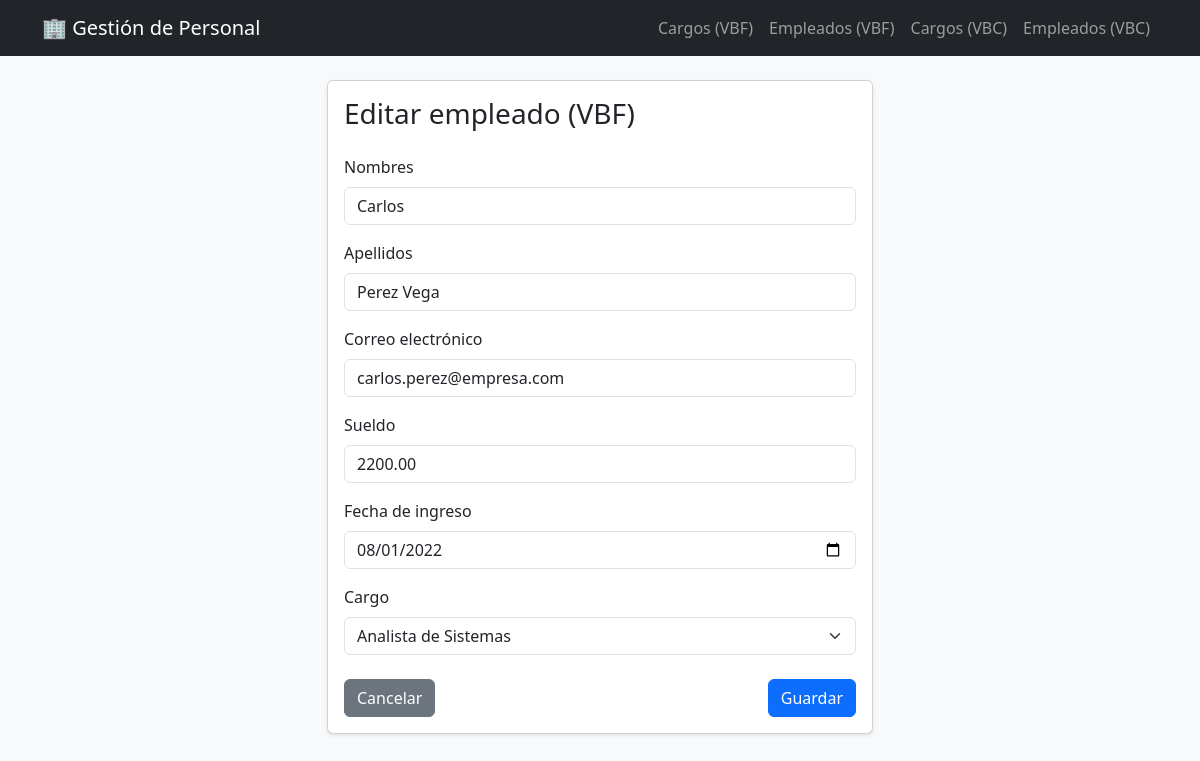
The app's page /fbv/empleados/editar/2/ with its own data.
### gestion/models.py (models this page shows, shortened)
class Empleado(models.Model):
    nombres = models.CharField(max_length=100)
    apellidos = models.CharField(max_length=100)
    correo = models.EmailField()
    sueldo = models.DecimalField(max_digits=10, decimal_places=2)
    fecha_ingreso = models.DateField()
    cargo = models.ForeignKey(
        Cargo,
        on_delete=models.PROTECT,   # No permite borrar un cargo que tenga empleados asociados.
        related_name='empleados'    # Permite navegar hacia atrás: cargo.empleados.all()
    )

### gestion/views.py (the view)
# urls.py: path('fbv/empleados/editar/<int:pk>/', views.empleado_editar_fbv, name='empleado_editar_fbv'),
def empleado_editar_fbv(request, pk):
    empleado = get_object_or_404(Empleado, pk=pk)
    if request.method == 'POST':
        form = EmpleadoForm(request.POST, instance=empleado)
        if form.is_valid():
            form.save()
            return redirect('gestion:empleado_lista_fbv')
    else:
        form = EmpleadoForm(instance=empleado)
    return render(request, 'gestion/empleado_form.html', {
        'form': form,
        'titulo': 'Editar empleado (VBF)',
        'url_volver': 'gestion:empleado_lista_fbv',
    })

### gestion/forms.py
class EmpleadoForm(forms.ModelForm):
    class Meta:
        model = Empleado
        fields = ['nombres', 'apellidos', 'correo', 'sueldo', 'fecha_ingreso', 'cargo']
        widgets = {
            'nombres': forms.TextInput(attrs={'class': 'form-control', 'placeholder': 'Nombres'}),
            'apellidos': forms.TextInput(attrs={'class': 'form-control', 'placeholder': 'Apellidos'}),
            'correo': forms.EmailInput(attrs={'class': 'form-control', 'placeholder': 'correo@ejemplo.com'}),
            'sueldo': forms.NumberInput(attrs={'class': 'form-control', 'placeholder': '0.00', 'step': '0.01'}),
            'fecha_ingreso': forms.DateInput(attrs={'class': 'form-control', 'type': 'date'}),
            'cargo': forms.Select(attrs={'class': 'form-select'}),
        }
        labels = {
            'nombres': 'Nombres',
            'apellidos': 'Apellidos',
            'correo': 'Correo electrónico',
            'sueldo': 'Sueldo',
            'fecha_ingreso': 'Fecha de ingreso',
            'cargo': 'Cargo',
        }

### gestion/models.py (called while the page is built)
    def __str__(self):
        return self.nombre

### gestion/templates/gestion/empleado_form.html (shortened to what this page needs)
{% extends 'base.html' %}
{% block content %}
<div class="row justify-content-center">
    <div class="col-md-6">
        <div class="card shadow-sm">
            <div class="card-body">
                <h3 class="mb-4">{{ titulo }}</h3>
                <form method="POST">
                    {% for field in form %}
                        <div class="mb-3">
                            <label class="form-label">{{ field.label }}</label>
                            {{ field }}
                        </div>
                    {% endfor %}
                    <div class="d-flex justify-content-between mt-4">
                        <a href="{% url url_volver %}" class="btn btn-secondary">Cancelar</a>
                        <button type="submit" class="btn btn-primary">Guardar</button>
                    </div>
                </form>
            </div>
        </div>
    </div>
</div>
{% endblock %}

### records on screen
Empleado: form "Carlos" "Perez Vega" "carlos.perez@empresa.com" "2200.00" "08/01/2022" "Analista de Sistemas"

### other values on screen
{{ titulo }} "Editar empleado (VBF)"
{{ field.label }} "Nombres" "Apellidos" "Correo electrónico" "Sueldo" "Fecha de ingreso" "Cargo"
